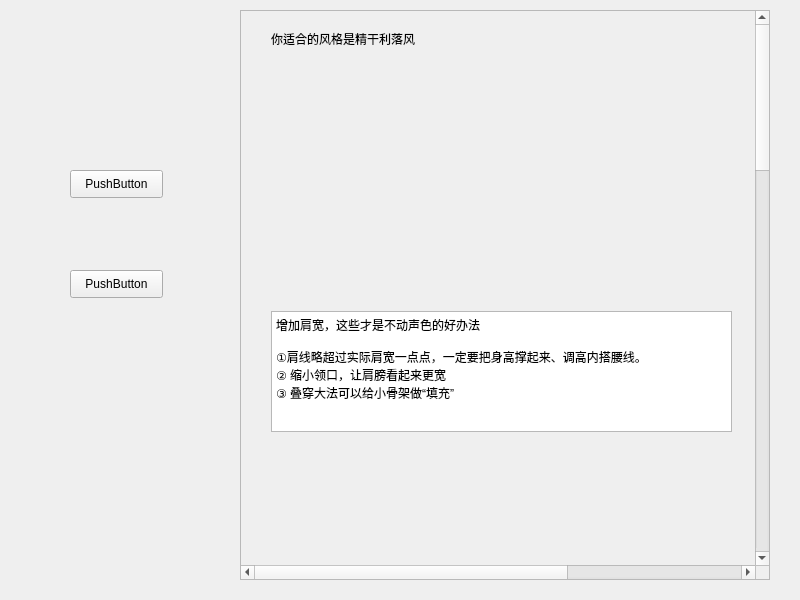
<?xml version="1.0" encoding="UTF-8"?>
<ui version="4.0">
 <class>coldsmallroound</class>
 <widget class="QWidget" name="coldsmallroound">
  <property name="geometry">
   <rect>
    <x>0</x>
    <y>0</y>
    <width>800</width>
    <height>600</height>
   </rect>
  </property>
  <property name="windowTitle">
   <string>Form</string>
  </property>
  <widget class="QPushButton" name="pushButton_2">
   <property name="geometry">
    <rect>
     <x>70</x>
     <y>170</y>
     <width>93</width>
     <height>28</height>
    </rect>
   </property>
   <property name="text">
    <string>PushButton</string>
   </property>
  </widget>
  <widget class="QPushButton" name="pushButton_3">
   <property name="geometry">
    <rect>
     <x>70</x>
     <y>270</y>
     <width>93</width>
     <height>28</height>
    </rect>
   </property>
   <property name="text">
    <string>PushButton</string>
   </property>
  </widget>
  <widget class="QScrollArea" name="scrollArea">
   <property name="geometry">
    <rect>
     <x>240</x>
     <y>10</y>
     <width>530</width>
     <height>570</height>
    </rect>
   </property>
   <property name="verticalScrollBarPolicy">
    <enum>Qt::ScrollBarAlwaysOn</enum>
   </property>
   <property name="horizontalScrollBarPolicy">
    <enum>Qt::ScrollBarAlwaysOn</enum>
   </property>
   <property name="widgetResizable">
    <bool>false</bool>
   </property>
   <widget class="QWidget" name="scrollAreaWidgetContents">
    <property name="geometry">
     <rect>
      <x>0</x>
      <y>0</y>
      <width>800</width>
      <height>2000</height>
     </rect>
    </property>
    <property name="minimumSize">
     <size>
      <width>400</width>
      <height>1000</height>
     </size>
    </property>
    <widget class="QLabel" name="label">
     <property name="geometry">
      <rect>
       <x>30</x>
       <y>20</y>
       <width>331</width>
       <height>16</height>
      </rect>
     </property>
     <property name="text">
      <string>你适合的风格是精干利落风</string>
     </property>
    </widget>
    <widget class="QLabel" name="label_3">
     <property name="geometry">
      <rect>
       <x>30</x>
       <y>50</y>
       <width>461</width>
       <height>241</height>
      </rect>
     </property>
     <property name="text">
      <string/>
     </property>
    </widget>
    <widget class="QTextBrowser" name="textBrowser">
     <property name="geometry">
      <rect>
       <x>30</x>
       <y>300</y>
       <width>461</width>
       <height>121</height>
      </rect>
     </property>
     <property name="html">
      <string>&lt;!DOCTYPE HTML PUBLIC &quot;-//W3C//DTD HTML 4.0//EN&quot; &quot;http://www.w3.org/TR/REC-html40/strict.dtd&quot;&gt;
&lt;html&gt;&lt;head&gt;&lt;meta name=&quot;qrichtext&quot; content=&quot;1&quot; /&gt;&lt;style type=&quot;text/css&quot;&gt;
p, li { white-space: pre-wrap; }
&lt;/style&gt;&lt;/head&gt;&lt;body style=&quot; font-family:'SimSun'; font-size:9pt; font-weight:400; font-style:normal;&quot;&gt;
&lt;p style=&quot; margin-top:0px; margin-bottom:0px; margin-left:0px; margin-right:0px; -qt-block-indent:0; text-indent:0px;&quot;&gt;增加肩宽，这些才是不动声色的好办法&lt;/p&gt;
&lt;p style=&quot;-qt-paragraph-type:empty; margin-top:0px; margin-bottom:0px; margin-left:0px; margin-right:0px; -qt-block-indent:0; text-indent:0px;&quot;&gt;&lt;br /&gt;&lt;/p&gt;
&lt;p style=&quot; margin-top:0px; margin-bottom:0px; margin-left:0px; margin-right:0px; -qt-block-indent:0; text-indent:0px;&quot;&gt;①肩线略超过实际肩宽一点点，一定要把身高撑起来、调高内搭腰线。&lt;/p&gt;
&lt;p style=&quot; margin-top:0px; margin-bottom:0px; margin-left:0px; margin-right:0px; -qt-block-indent:0; text-indent:0px;&quot;&gt;② 缩小领口，让肩膀看起来更宽&lt;/p&gt;
&lt;p style=&quot; margin-top:0px; margin-bottom:0px; margin-left:0px; margin-right:0px; -qt-block-indent:0; text-indent:0px;&quot;&gt;③ 叠穿大法可以给小骨架做“填充”&lt;/p&gt;&lt;/body&gt;&lt;/html&gt;</string>
     </property>
    </widget>
    <widget class="QLabel" name="label_4">
     <property name="geometry">
      <rect>
       <x>30</x>
       <y>430</y>
       <width>461</width>
       <height>261</height>
      </rect>
     </property>
     <property name="text">
      <string/>
     </property>
    </widget>
    <widget class="QTextBrowser" name="textBrowser_2">
     <property name="geometry">
      <rect>
       <x>30</x>
       <y>1210</y>
       <width>461</width>
       <height>171</height>
      </rect>
     </property>
     <property name="html">
      <string>&lt;!DOCTYPE HTML PUBLIC &quot;-//W3C//DTD HTML 4.0//EN&quot; &quot;http://www.w3.org/TR/REC-html40/strict.dtd&quot;&gt;
&lt;html&gt;&lt;head&gt;&lt;meta name=&quot;qrichtext&quot; content=&quot;1&quot; /&gt;&lt;style type=&quot;text/css&quot;&gt;
p, li { white-space: pre-wrap; }
&lt;/style&gt;&lt;/head&gt;&lt;body style=&quot; font-family:'SimSun'; font-size:9pt; font-weight:400; font-style:normal;&quot;&gt;
&lt;p style=&quot; margin-top:0px; margin-bottom:0px; margin-left:0px; margin-right:0px; -qt-block-indent:0; text-indent:0px;&quot;&gt;调节身材比例，利落又显高&lt;/p&gt;
&lt;p style=&quot;-qt-paragraph-type:empty; margin-top:0px; margin-bottom:0px; margin-left:0px; margin-right:0px; -qt-block-indent:0; text-indent:0px;&quot;&gt;&lt;br /&gt;&lt;/p&gt;
&lt;p style=&quot; margin-top:0px; margin-bottom:0px; margin-left:0px; margin-right:0px; -qt-block-indent:0; text-indent:0px;&quot;&gt;① 下装一定要保持利落，才不会钝感太强和压身高&lt;/p&gt;
&lt;p style=&quot; margin-top:0px; margin-bottom:0px; margin-left:0px; margin-right:0px; -qt-block-indent:0; text-indent:0px;&quot;&gt;笔挺的短裤短裙+短靴或鞋子短袜，或者尽情穿修身的裤子，长筒靴，或者直筒裤配靴子&lt;/p&gt;
&lt;p style=&quot;-qt-paragraph-type:empty; margin-top:0px; margin-bottom:0px; margin-left:0px; margin-right:0px; -qt-block-indent:0; text-indent:0px;&quot;&gt;&lt;br /&gt;&lt;/p&gt;
&lt;p style=&quot; margin-top:0px; margin-bottom:0px; margin-left:0px; margin-right:0px; -qt-block-indent:0; text-indent:0px;&quot;&gt;② 提高腰线&lt;/p&gt;
&lt;p style=&quot; margin-top:0px; margin-bottom:0px; margin-left:0px; margin-right:0px; -qt-block-indent:0; text-indent:0px;&quot;&gt;短牛仔外套、短西装、短夹克等等，既能凸显冷感，又能调节比例，搭配利落下装就很挺拔了。&lt;/p&gt;&lt;/body&gt;&lt;/html&gt;</string>
     </property>
    </widget>
    <widget class="QLabel" name="label_5">
     <property name="geometry">
      <rect>
       <x>30</x>
       <y>700</y>
       <width>461</width>
       <height>251</height>
      </rect>
     </property>
     <property name="text">
      <string/>
     </property>
    </widget>
    <widget class="QLabel" name="label_6">
     <property name="geometry">
      <rect>
       <x>30</x>
       <y>960</y>
       <width>461</width>
       <height>241</height>
      </rect>
     </property>
     <property name="text">
      <string/>
     </property>
    </widget>
    <widget class="QLabel" name="label_7">
     <property name="geometry">
      <rect>
       <x>30</x>
       <y>1390</y>
       <width>461</width>
       <height>251</height>
      </rect>
     </property>
     <property name="text">
      <string/>
     </property>
    </widget>
    <widget class="QLabel" name="label_8">
     <property name="geometry">
      <rect>
       <x>30</x>
       <y>1650</y>
       <width>461</width>
       <height>271</height>
      </rect>
     </property>
     <property name="text">
      <string/>
     </property>
    </widget>
   </widget>
  </widget>
 </widget>
 <resources/>
 <connections/>
</ui>
